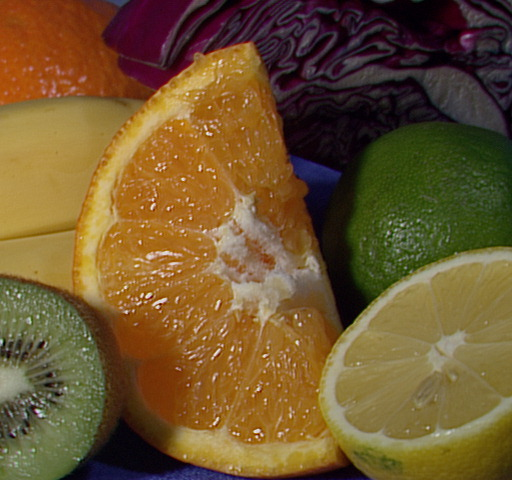
#> input picture data/images/fruits.jpg, 512 x 480 px
$ jupyter execute 05_image_data_introduction.ipynb
#> lines starting #> are read from the running program, lines starting #| are printed output that depends on the picture
&copy; Mirko Piani - *PhD student in Precision Orchard Management (POM), university of Bologna (IT)*
___

If you are having problems with the notebook, contact me at mirko.piani2@unibo.it

# Image Data and Analysis in Python

In this notebook, we will explore how to handle and analyze image data using Python. We will use libraries like [`OpenCV`](https://opencv.org/) and [`Matplotlib`](https://matplotlib.org/) to load, display, and manipulate images. This will help us understand the basic concepts of image processing.

import libraries

[cell 1]
import cv2
import matplotlib.pyplot as plt

## Loading and Displaying Images

To start, let's see how to load an image from a file and display it. We will use the `OpenCV` library for loading and `Matplotlib` for displaying the image.

`OpenCV` imports images as default option in *Blue-Green-Red* colorspace, while we are used to watch digital images in *Red-Green-Blue* colorspace. A colorspace conversion is thus needed.

[cell 2]
# Load an image
image_path = '../data/images/fruits.jpg'

# open image in BGR colorspace
image_bgr = cv2.imread(image_path)
#> image_bgr is the input picture: shape (480, 512, 3); mean B, G, R 46.2, 85.6, 110.8

# Convert the image from BGR (OpenCV default) to RGB (Matplotlib default)
image_rgb = cv2.cvtColor(image_bgr, cv2.COLOR_BGR2RGB)

# Display the image
plt.imshow(image_rgb)
plt.axis('off')  # Hide axes
plt.title("Image")
plt.show()

## Get image info

[cell 3]
# Load an image
image_path = '../data/images/fruits.jpg'

# open image in BGR colorspace
image_bgr = cv2.imread(image_path)

print(f'image dimension (h, w, c): {image_rgb.shape}')
#| image dimension (h, w, c): (480, 512, 3)
print(f'number of pixels: {image_rgb.size}')
#| number of pixels: 737280
print(f'get data type: {image_rgb.dtype}')
#| get data type: uint8
print(f'get memory usage [Bytes]: {image_rgb.nbytes}')
#| get memory usage [Bytes]: 737280

## Decomposing and image into its channels

**`BGR`** and **`RGB`** images are multi-channels arrays (3 channels), while **grayscale** images have a single-channel. Here below how to split an image into its components.

[cell 4]
# Load an image
image_path = '../data/images/fruits.jpg'

# open image in BGR colorspace
image_bgr = cv2.imread(image_path)

# Convert the image from BGR (OpenCV default) to RGB (Matplotlib default)
image_rgb = cv2.cvtColor(image_bgr, cv2.COLOR_BGR2RGB)

# decompose the image into red, green and blue
red_ch, g_ch, blue_ch = cv2.split(image_rgb)
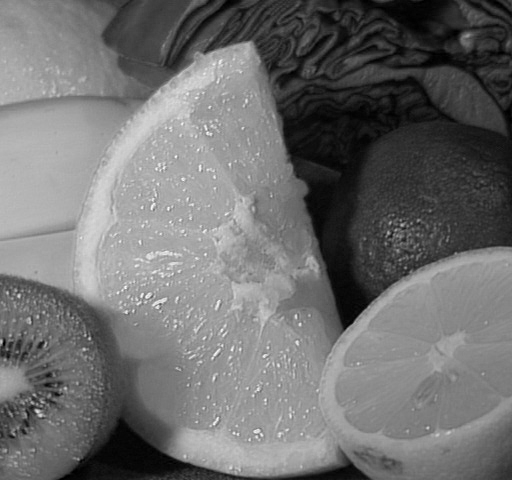
#> red_ch: shape (480, 512); min 0, max 252, mean 110.8
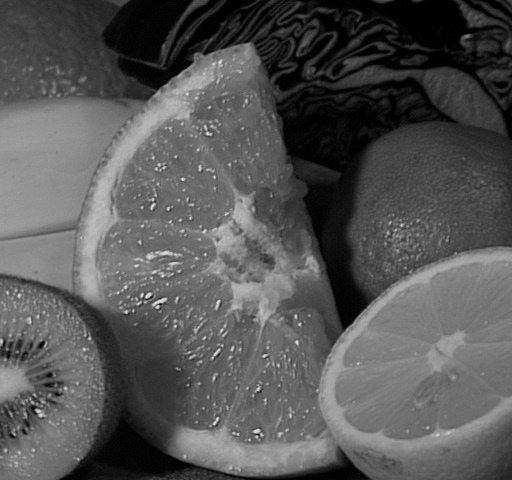
#> g_ch: shape (480, 512); min 0, max 238, mean 85.6
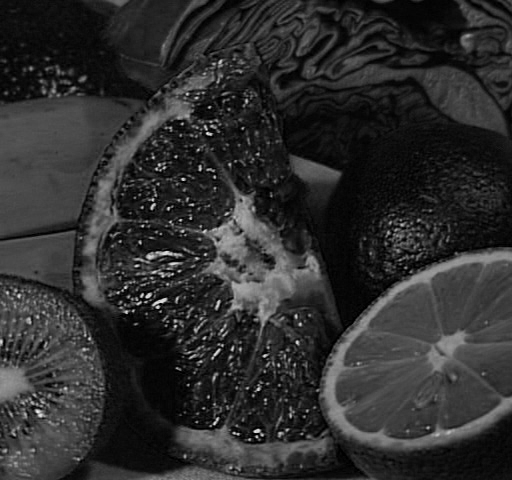
#> blue_ch: shape (480, 512); min 0, max 245, mean 46.2

# Display the image
plt.imshow(red_ch, cmap='Reds')
plt.axis('off')  # Hide axes
plt.title("Red channel")
plt.show()

plt.imshow(g_ch, cmap='Greens')
plt.axis('off')  # Hide axes
plt.title("Green channel")
plt.show()

plt.imshow(blue_ch, cmap='Blues')
plt.axis('off')  # Hide axes
plt.title("Blue channel")
plt.show()

## Converting Images to Grayscale

Often, it's useful to convert images to grayscale to simplify analysis. Let's see how to do this using `OpenCV`.

[cell 5]
# Load an image
image_path = '../data/images/fruits.jpg'
image_bgr = cv2.imread(image_path)

# Convert the image to grayscale
gray_image = cv2.cvtColor(image_bgr, cv2.COLOR_BGR2GRAY)

# Display the grayscale image
plt.imshow(gray_image, cmap='gray')
plt.axis('off')
plt.title("Grayscale Image")
plt.show()

## Image pixel values distribution (histogram)

An image histogram shows the distribution of pixel values. This can be useful to understand the contrast and brightness of the image.

[cell 6]
# Load an image
image_path = '../data/images/fruits.jpg'
image_bgr = cv2.imread(image_path)

# Convert the image to grayscale
gray_image = cv2.cvtColor(image_bgr, cv2.COLOR_BGR2GRAY)

# Calculate the histogram
histogram = cv2.calcHist([gray_image], [0], None, [256], [0, 256])
#> histogram = 256 values, max 2883 at index 116, min 0 at index 232, mean 960

# Plot the histogram
plt.figure()
plt.title("Grayscale Histogram")
plt.xlabel("Pixel value")
plt.ylabel("Frequency")
plt.plot(histogram)
plt.xlim([0, 256])
plt.show()
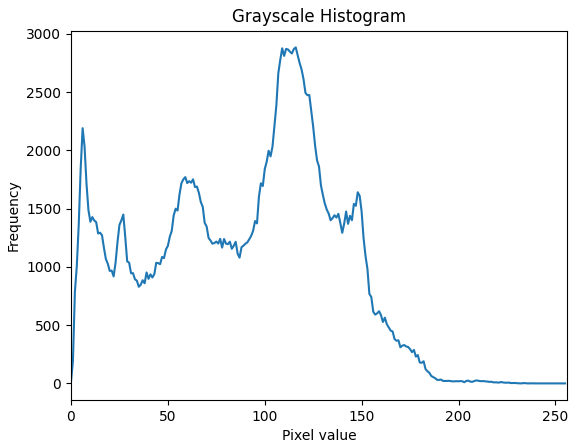
#> figure drawn by matplotlib, 1 panel; curve peaks at x = 116, y = 2883

## Edge detection

Edge detection is a fundamental operation in image processing. We will use the Canny edge detection algorithm provided by `OpenCV`.

[cell 7]
# Load an image
image_path = '../data/images/fruits.jpg'
image_bgr = cv2.imread(image_path)

# Convert the image to grayscale
gray_image = cv2.cvtColor(image_bgr, cv2.COLOR_BGR2GRAY)

# Apply Canny edge detection
edges = cv2.Canny(gray_image, threshold1=100, threshold2=200)
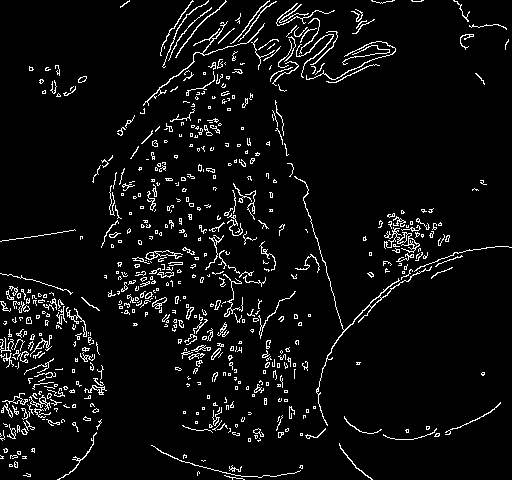
#> edges: shape (480, 512); 5.5% white in thin lines or dots

# Display the edges
plt.imshow(edges, cmap='gray')
plt.axis('off')
plt.title("Canny Edge Detection")
plt.show()

## Clip an image

[cell 8]
# Load an image
image_path = '../data/images/fruits.jpg'
image_bgr = cv2.imread(image_path)

# Convert the image to grayscale
gray_image = cv2.cvtColor(image_bgr, cv2.COLOR_BGR2GRAY)

# image clipping [h1 : h2 , w1 : w2]
clipped_image = gray_image[10 : 120, 30 : 190]
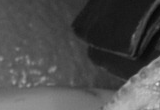
#> clipped_image: shape (110, 160); min 6, max 223, mean 76.5

# Display the edges
plt.imshow(clipped_image, cmap='gray')
plt.axis('off')
plt.title("Clipped image")
plt.show()
